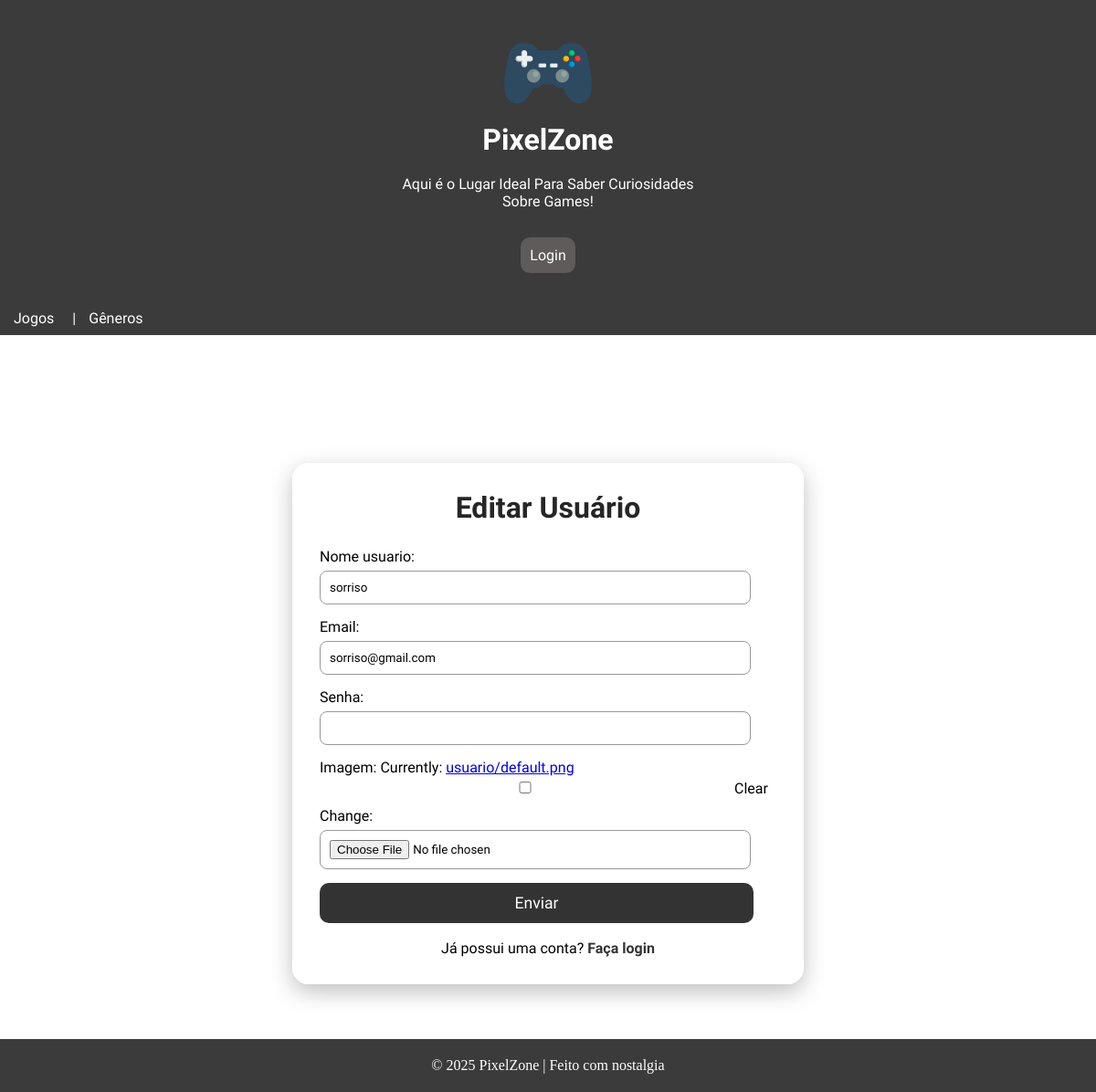
Page /usuario/editar/7/ on the earlier database version.
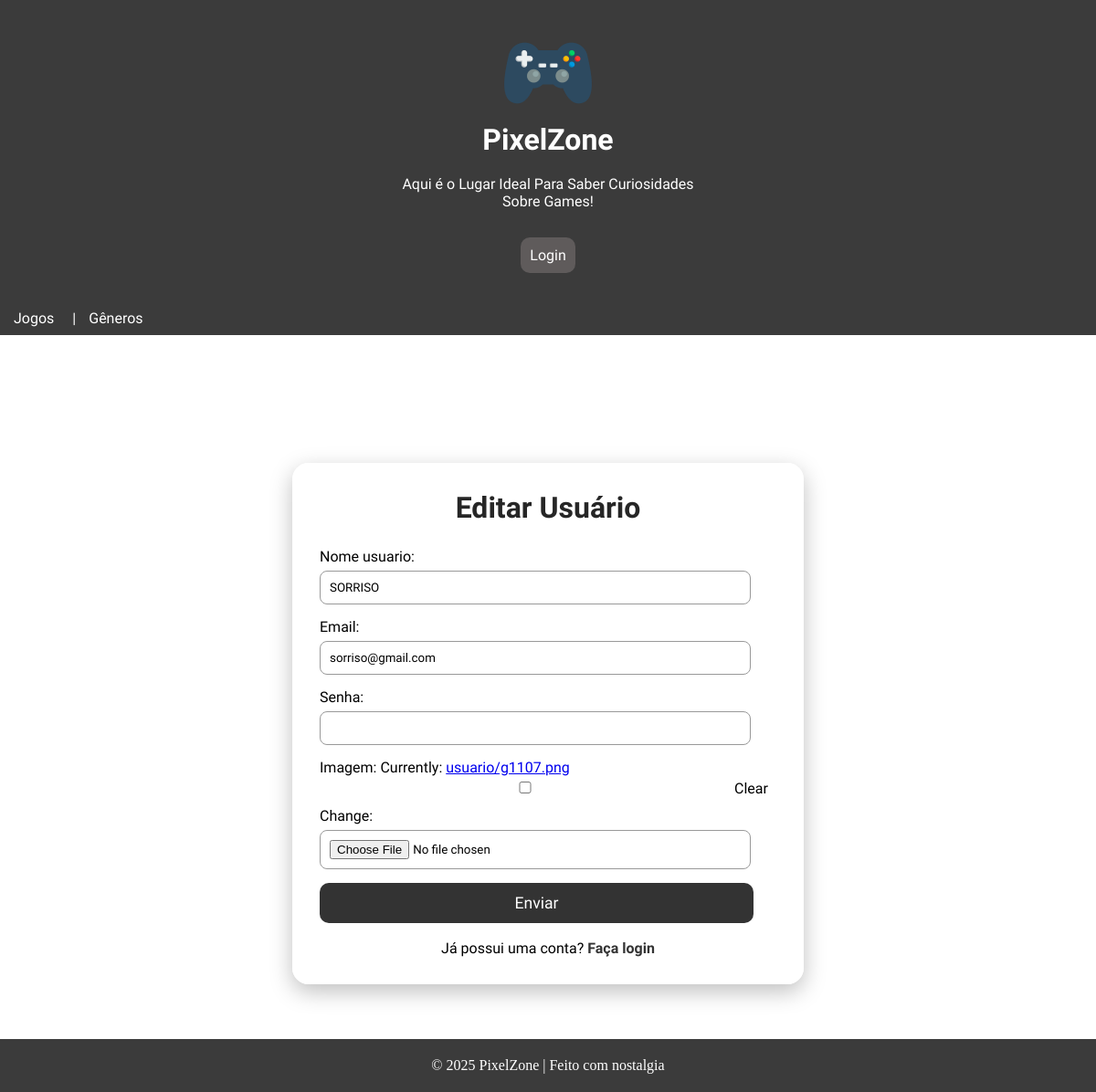
Same page on the later database version.
### apps/Usuario/models.py (models this page shows, shortened)
class Usuario(models.Model):
    nome_usuario = models.CharField(max_length=50)
    email = models.EmailField(unique=True)
    senha = models.CharField(max_length=128)
    is_admin = models.BooleanField(default=False)
    imagem = models.ImageField(upload_to='usuario/', blank=True, null=True, default='usuario/default.png')

### apps/Usuario/views.py (the view)
# urls.py: path('editar/<int:pk>/', views.editar_usuario, name='editar'),
def editar_usuario(request, pk):
    usuario = get_object_or_404(Usuario, pk=pk)
    if request.method == 'POST':
        form = registroform(request.POST, request.FILES, instance=usuario)
        if form.is_valid():
            form.save()
            return redirect('genero:lista')
    else:
        form = registroform(instance=usuario)
    return render(request, 'usuarios/registro.html', {'form': form, 'titulo': 'Editar Usuário'})

### apps/Usuario/forms.py
class registroform(forms.ModelForm):
    class Meta:
        model = Usuario
        fields = ['nome_usuario', 'email', 'senha', 'imagem']
        widgets = {'senha': forms.PasswordInput()}

### apps/Usuario/templates/usuarios/registro.html (shortened to what this page needs)
{% extends "base.html" %}
{% block conteudo %}
<div class="form-container">
    <div class="form-card">
        <h1 class="form-title">{{ titulo }}</h1>
        <form method="POST" enctype="multipart/form-data" autocomplete="off">
            {{ form.as_p }}
            <button type="submit" class="btn-enviar">Enviar</button>
            <p class="link-auth">
                Já possui uma conta?
                <a href="{% url 'usuario:login' %}">Faça login</a>
            </p>
        </form>
    </div>
</div>
{% endblock %}

Differences in the rows shown:
changed Usuario "sorriso@gmail.com": nome_usuario "sorriso" → "SORRISO"
Other differences:
text no longer shown: "Nome usuario: Email: Senha: Imagem: Currently: usuario/default.png Clear Change:"
text now shown: "Nome usuario: Email: Senha: Imagem: Currently: usuario/g1107.png Clear Change:"
